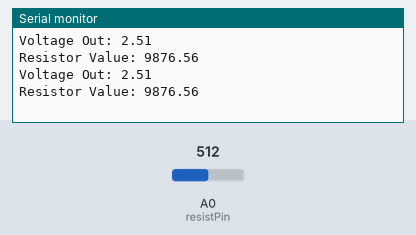
Simulated run of this sketch. Board: Arduino Uno, built with avr-gcc and run on an emulated ATmega328P. Parts: the last lines printed to the serial monitor. The inputs (shaded band) are chosen by the test bench; at power-on: A0 (resistPin) = 512.

Above: at 1.8 s.
1.9 s: A0 (resistPin) set to 0
At 2.8 s:
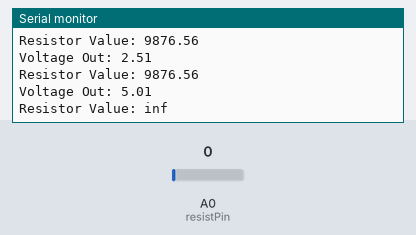
4.5 s: A0 (resistPin) set to 122
At 5.5 s:
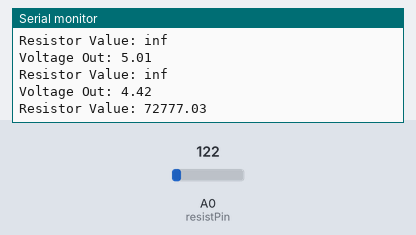
Timing chart, 0 to 7.5 s (numbered marks = the images above; inputs shaded):
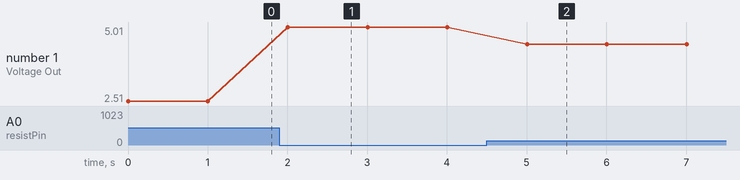

Measured:
- after the input at 1.9 s, the serial monitor: prints a new line after 0.10 s (image 1)
- after the input at 4.5 s, the serial monitor: prints a new line after 0.51 s (image 2)
- plotted number 1: 2.51 → 5.01 after the input at 1.9 s, 5.01 → 4.42 after the input at 4.5 s

The sketch:

VariableResistorSensor.ino
```cpp
/*
  Reads the votage on the resistPin from a voltage divider circuit.
  A variable resistor is used to change the values of the divider
  and therefore change the values sensed.
  Sensor input on pin 0
*/

int resistPin = 0;

void setup() {
  Serial.begin(9600);
}

void loop() {
  double x = analogRead(resistPin);
  x = 5.01-((x/1028)*5.01);
  Serial.print("Voltage Out: ");
  Serial.println(x);
  x = x/5.01;
  double r = (9800*x)/(1-x);
  Serial.print("Resistor Value: ");
  Serial.println(r);
  delay(1000);
}
```
